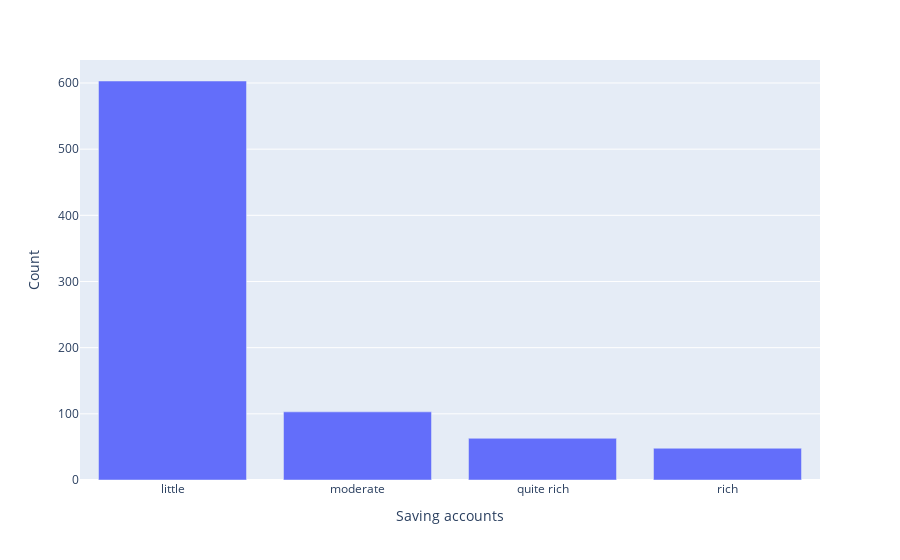

The cell this chart's notebook holds for it:
### Markdown cell above
* most user own house

### Code cell
saving = df.groupby('Saving accounts',as_index=False).count()[['Saving accounts','No']]
saving.rename({'No':'Count'},axis=1,inplace=True)

fig = px.bar(saving, x='Saving accounts', y='Count')
fig.show()

### Figure 1 — Plotly figure (JSON) as saved in the notebook; plotly's stock layout.template omitted (floating-point values rounded to 4 significant figures)
{"data": [{"alignmentgroup": "True", "hovertemplate": "Saving accounts=%{x}<br>Count=%{y}<extra></extra>", "legendgroup": "", "marker": {"color": "#636efa", "pattern": {"shape": ""}}, "name": "", "offsetgroup": "", "orientation": "v", "showlegend": false, "textposition": "auto", "type": "bar", "x": ["little", "moderate", "quite rich", "rich"], "xaxis": "x", "y": [603, 103, 63, 48], "yaxis": "y"}], "layout": {"barmode": "relative", "legend": {"tracegroupgap": 0}, "margin": {"t": 60}, "xaxis": {"anchor": "y", "domain": [0, 1], "title": {"text": "Saving accounts"}}, "yaxis": {"anchor": "x", "domain": [0, 1], "title": {"text": "Count"}}}}
